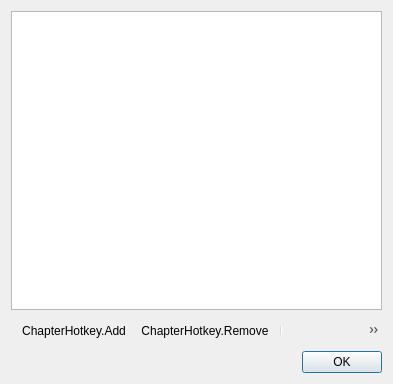
<?xml version="1.0" encoding="UTF-8"?>
<ui version="4.0">
 <class>HotkeyChaptersDialog</class>
 <widget class="QDialog" name="HotkeyChaptersDialog">
  <property name="geometry">
   <rect>
    <x>0</x>
    <y>0</y>
    <width>393</width>
    <height>384</height>
   </rect>
  </property>
  <property name="windowTitle">
   <string>ChapterHotkeys</string>
  </property>
  <layout class="QVBoxLayout" name="verticalLayout">
   <item>
    <widget class="QListWidget" name="listWidget"/>
   </item>
   <item>
    <widget class="QToolBar" name="toolbar">
     <property name="iconSize">
      <size>
       <width>16</width>
       <height>16</height>
      </size>
     </property>
     <property name="floatable">
      <bool>false</bool>
     </property>
     <addaction name="actionAddHotkey"/>
     <addaction name="actionRemoveHotkey"/>
     <addaction name="separator"/>
     <addaction name="actionRenameHotkey"/>
    </widget>
   </item>
   <item>
    <layout class="QHBoxLayout" name="horizontalLayout">
     <item>
      <spacer name="horizontalSpacer">
       <property name="orientation">
        <enum>Qt::Horizontal</enum>
       </property>
       <property name="sizeHint" stdset="0">
        <size>
         <width>40</width>
         <height>20</height>
        </size>
       </property>
      </spacer>
     </item>
     <item>
      <widget class="QPushButton" name="accept">
       <property name="text">
        <string>OK</string>
       </property>
      </widget>
     </item>
    </layout>
   </item>
  </layout>
  <action name="actionAddHotkey">
   <property name="icon">
    <iconset>
     <normaloff>:/res/images/plus.svg</normaloff>:/res/images/plus.svg</iconset>
   </property>
   <property name="text">
    <string>ChapterHotkey.Add</string>
   </property>
   <property name="themeID" stdset="0">
    <string notr="true">addIconSmall</string>
   </property>
  </action>
  <action name="actionRemoveHotkey">
   <property name="icon">
    <iconset>
     <normaloff>:/res/images/minus.svg</normaloff>:/res/images/minus.svg</iconset>
   </property>
   <property name="text">
    <string>ChapterHotkey.Remove</string>
   </property>
   <property name="shortcut">
    <string>Del</string>
   </property>
   <property name="shortcutContext">
    <enum>Qt::WindowShortcut</enum>
   </property>
   <property name="themeID" stdset="0">
    <string notr="true">removeIconSmall</string>
   </property>
  </action>
  <action name="actionRenameHotkey">
   <property name="icon">
    <iconset>
     <normaloff>:/res/images/cogs.svg</normaloff>:/res/images/cogs.svg</iconset>
   </property>
   <property name="text">
    <string>ChapterHotkey.Rename</string>
   </property>
   <property name="shortcut">
    <string>F2</string>
   </property>
   <property name="themeID" stdset="0">
    <string notr="true">configIconSmall</string>
   </property>
  </action>
 </widget>
 <resources/>
 <connections>
  <connection>
   <sender>accept</sender>
   <signal>clicked()</signal>
   <receiver>HotkeyChaptersDialog</receiver>
   <slot>accept()</slot>
   <hints>
    <hint type="sourcelabel">
     <x>268</x>
     <y>331</y>
    </hint>
    <hint type="destinationlabel">
     <x>229</x>
     <y>-11</y>
    </hint>
   </hints>
  </connection>
 </connections>
</ui>
